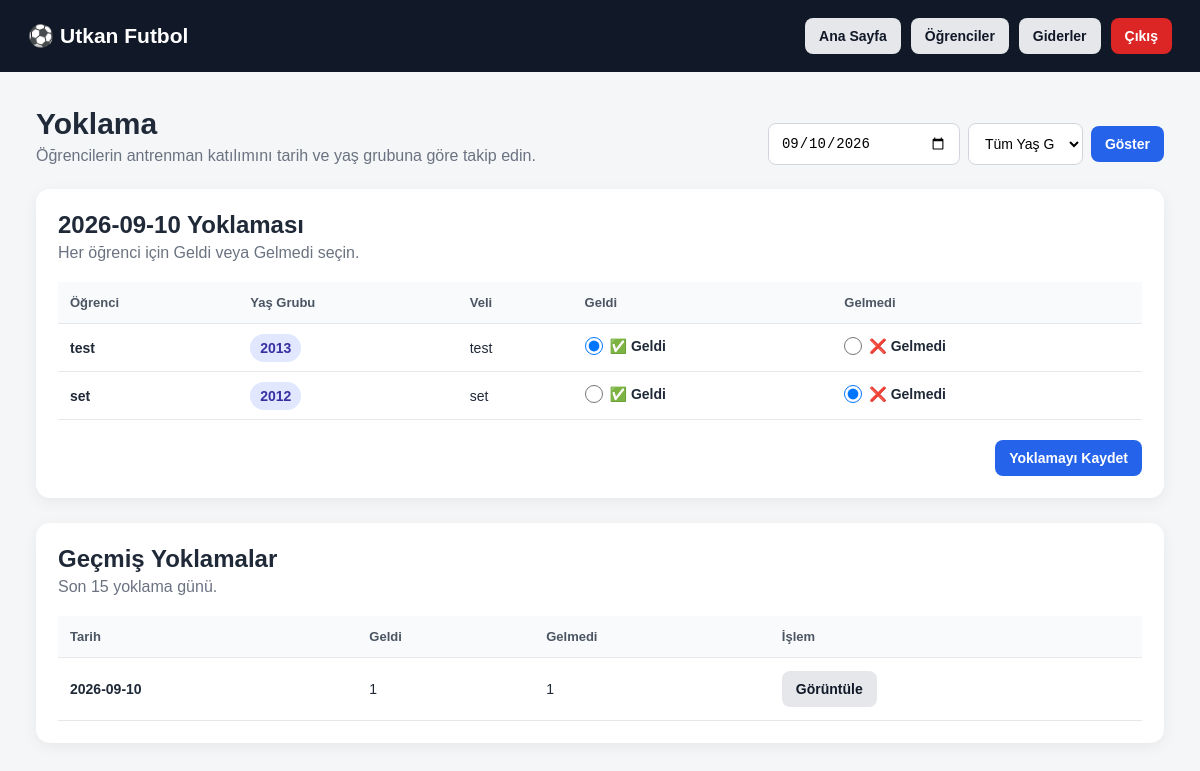
The app's page /attendance (signed in), older data.
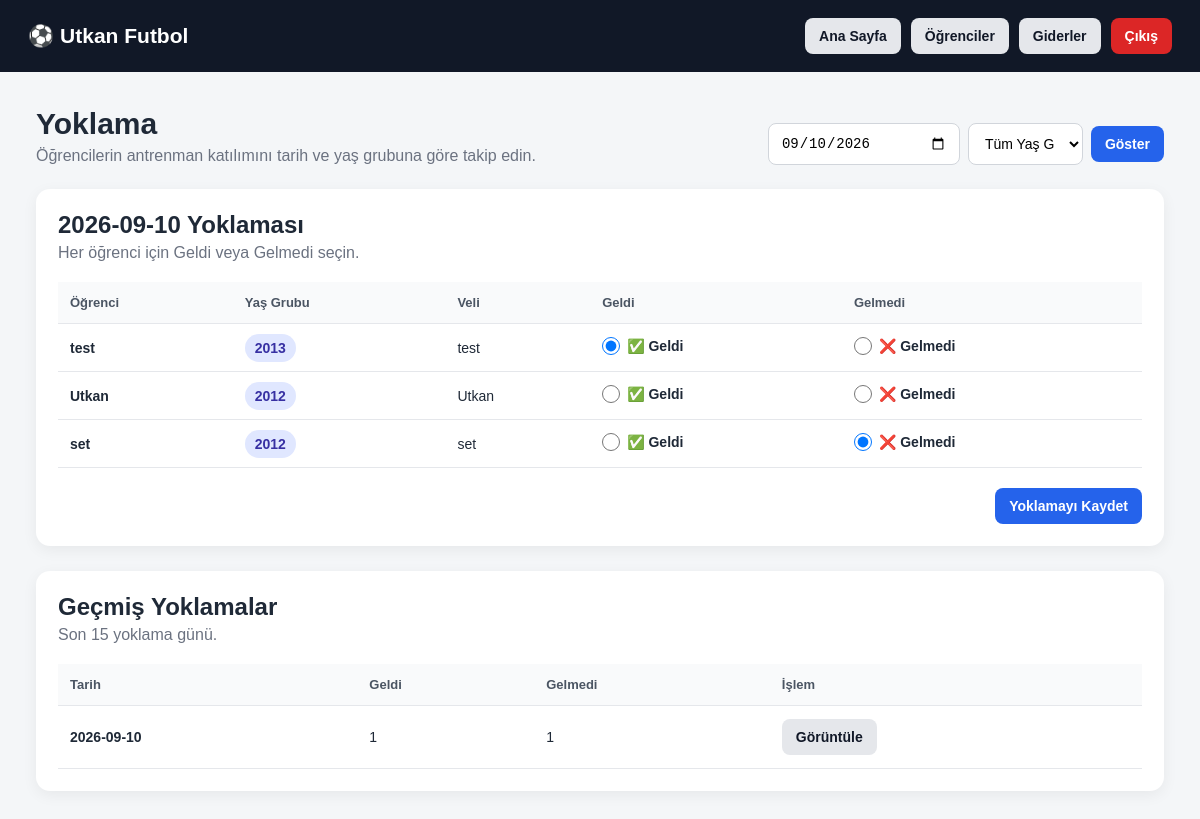
The same page, newer data.
### tables this page shows
CREATE TABLE attendance (
            id INTEGER PRIMARY KEY AUTOINCREMENT,
            student_id INTEGER NOT NULL,
            attendance_date TEXT NOT NULL,
            present INTEGER DEFAULT 0,
            created_at TEXT,
            FOREIGN KEY (student_id)
                REFERENCES students(id)
                ON DELETE CASCADE,
            UNIQUE(student_id, attendance_date)
        );

CREATE TABLE students (
            id INTEGER PRIMARY KEY AUTOINCREMENT,
            school_id INTEGER NOT NULL,
            name TEXT NOT NULL,
            birth_year INTEGER NOT NULL,
            parent_name TEXT,
            phone TEXT,
            monthly_fee REAL DEFAULT 0,
            active INTEGER DEFAULT 1,
            notes TEXT,
            created_at TEXT,
            FOREIGN KEY (school_id)
                REFERENCES schools(id)
                ON DELETE CASCADE
        );

### app.py (the view, shortened to what this page needs)
@app.route("/attendance", methods=["GET", "POST"])
def attendance():
    if not school_logged_in():
        return redirect(url_for("login"))
    school_id = session["school_id"]
    selected_date = request.args.get(
        "date",
        datetime.now().strftime("%Y-%m-%d")
    )
    selected_birth_year = request.args.get(
        "birth_year",
        ""
    ).strip()
    conn = get_db()
    query = """
        SELECT
            s.*,
            a.present AS present,
            CASE
                WHEN a.id IS NULL THEN 0
                ELSE 1
            END AS attendance_saved
        FROM students s
        LEFT JOIN attendance a
            ON a.student_id = s.id
            AND a.attendance_date = ?
        WHERE s.school_id = ?
        AND s.active = 1
    """
    params = [
        selected_date,
        school_id
    ]
    if selected_birth_year:
        query += " AND s.birth_year = ?"
        params.append(selected_birth_year)
    query += """
        ORDER BY
            s.birth_year DESC,
            s.name ASC
    """
    student_list = conn.execute(
        query,
        params
    ).fetchall()
    birth_years = conn.execute("""
        SELECT DISTINCT birth_year
        FROM students
        WHERE school_id = ?
        AND active = 1
        ORDER BY birth_year DESC
    """, (
        school_id,
    )).fetchall()
    history = conn.execute("""
        SELECT
            a.attendance_date,
            SUM(
                CASE
                    WHEN a.present = 1 THEN 1
                    ELSE 0
                END
            ) AS present_count,
            SUM(
                CASE
                    WHEN a.present = 0 THEN 1
                    ELSE 0
                END
            ) AS absent_count
        FROM attendance a
        JOIN students s
            ON s.id = a.student_id
        WHERE s.school_id = ?
        GROUP BY a.attendance_date
        ORDER BY a.attendance_date DESC
        LIMIT 15
    """, (
        school_id,
    )).fetchall()
    conn.close()
    return render_template(
        "attendance.html",
        students=student_list,
        selected_date=selected_date,
        selected_birth_year=selected_birth_year,
        birth_years=birth_years,
        history=history
    )

### app.py (called while the page is built)
def get_db():
    conn = sqlite3.connect(DB_NAME)
    conn.row_factory = sqlite3.Row
    conn.execute("PRAGMA foreign_keys = ON")
    return conn

def school_logged_in():
    return (
        session.get("logged_in")
        and session.get("role") == "school"
        and session.get("school_id")
    )

### templates/attendance.html (shortened to what the changed rows need)
<!DOCTYPE html>
<html lang="tr">
<head>
    <link rel="stylesheet" href="{{ url_for('static', filename='style.css') }}">
</head>
<body>
<header class="topbar">
    <div>
        <h2>⚽ {{ session.school_name or "Futbol Okulu Paneli" }}</h2>
    </div>
</header>
<main class="container">
    <div class="dashboard-heading">
        <div>
            <h1>Yoklama</h1>
        </div>
    </div>
    <section class="panel-section">
        <div class="section-header">
            <div>
                <h2>
                    {{ selected_date }} Yoklaması
                </h2>
            </div>
        </div>
        {% if students %}
        <form method="POST">
            <div class="table-wrapper">
                <table>
                    <thead>
                        <tr>
                            <th>Öğrenci</th>
                            <th>Yaş Grubu</th>
                            <th>Veli</th>
                            <th>Geldi</th>
                            <th>Gelmedi</th>
                        </tr>
                    </thead>
                    <tbody>
                    {% for student in students %}
                        <tr>
                            <td>
                                <strong>{{ student.name }}</strong>
                            </td>
                            <td>
                                <span class="badge">
                                    {{ student.birth_year }}
                                </span>
                            </td>
                            <td>
                                {{ student.parent_name or "-" }}
                            </td>
                            <td>
                                <label class="attendance-option present-option">
                                    <input
                                        type="radio"
                                        name="attendance_{{ student.id }}"
                                        value="present"
                                        {% if student.attendance_saved and student.present == 1 %}checked{% endif %}
                                    >
                                    <span>✅ Geldi</span>
                                </label>
                            </td>
                            <td>
                                <label class="attendance-option absent-option">
                                    <input
                                        type="radio"
                                        name="attendance_{{ student.id }}"
                                        value="absent"
                                        {% if student.attendance_saved and student.present == 0 %}checked{% endif %}
                                    >
                                    <span>❌ Gelmedi</span>
                                </label>
                            </td>
                        </tr>
                    {% endfor %}
                    </tbody>
                </table>
            </div>
        </form>
        {% else %}
        <div class="empty-state">
            Bu yaş grubunda aktif öğrenci bulunmuyor.
        </div>
        {% endif %}
    </section>
    <section class="panel-section attendance-history">
        <div class="section-header">
            <div>
                <h2>Geçmiş Yoklamalar</h2>
            </div>
        </div>
        {% if history %}
        <div class="table-wrapper">
            <table>
                <thead>
                    <tr>
                        <th>Tarih</th>
                        <th>Geldi</th>
                        <th>Gelmedi</th>
                        <th>İşlem</th>
                    </tr>
                </thead>
                <tbody>
                {% for item in history %}
                    <tr>
                        <td>
                            <strong>{{ item.attendance_date }}</strong>
                        </td>
                        <td>
                            {{ item.present_count }}
                        </td>
                        <td>
                            {{ item.absent_count }}
                        </td>
                        <td>
                            <a
                                href="{{ url_for(
                                    'attendance',
                                    date=item.attendance_date,
                                    birth_year=selected_birth_year
                                ) }}"
                                class="btn"
                            >
                                Görüntüle
                            </a>
                        </td>
                    </tr>
                {% endfor %}
                </tbody>
            </table>
        </div>
        {% else %}
        <div class="empty-state">
            Henüz yoklama kaydı bulunmuyor.
        </div>
        {% endif %}
    </section>
</main>
</body>
</html>

Row changes from the older to the newer data that the page shows:
added students: name "Utkan", birth_year "2012", parent_name "Utkan", id "☐ ✅ Geldi", id "☐ ❌ Gelmedi"
